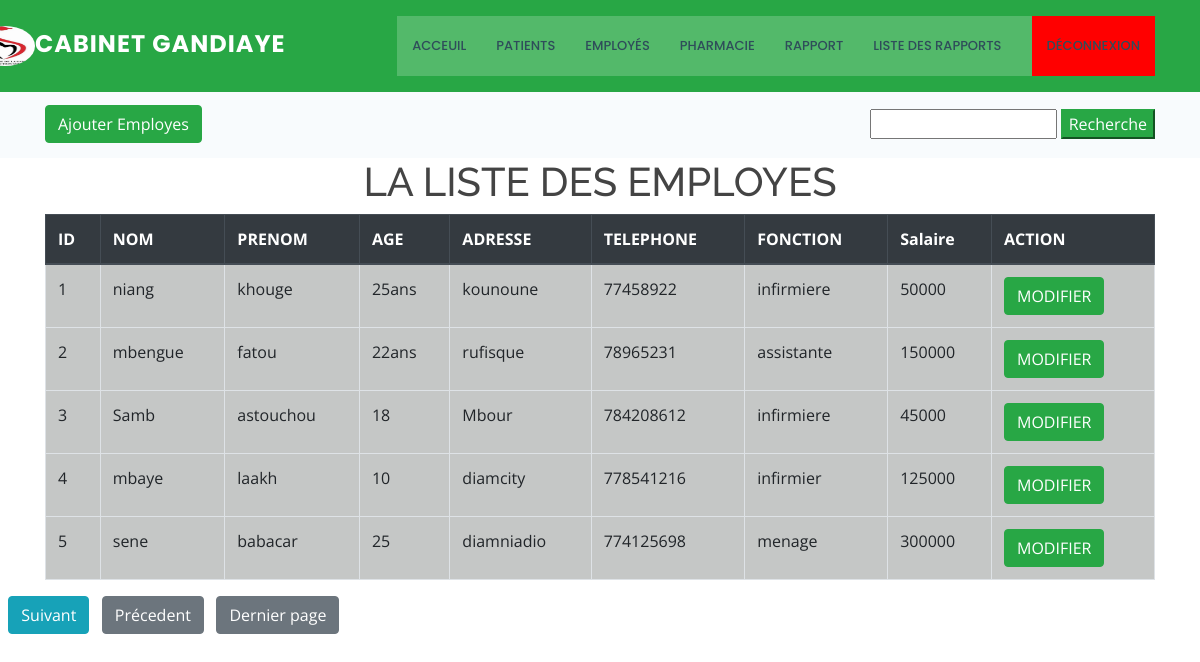
/employes.php (signed in), run on the app's committed database.
### tables this page shows
CREATE TABLE IF NOT EXISTS `employe` (
  `id_emp` int NOT NULL AUTO_INCREMENT,
  `prenom_emp` varchar(100) NOT NULL,
  `nom_emp` varchar(100) NOT NULL,
  `adr_emp` varchar(250) NOT NULL,
  `numtel_emp` varchar(15) NOT NULL,
  `cni` int NOT NULL,
  `age` varchar(15) NOT NULL,
  `fonc_emp` varchar(150) NOT NULL,
  PRIMARY KEY (`id_emp`)
);

### employes.php (the view, shortened to what this page needs)
<!DOCTYPE html>
<html lang="en">
<?php include 'nav.php'; ?>
    <section class="breadcrumbs">
      <div class="container">
        <div class="d-flex justify-content-between align-items-center">
          <ol>
            <li><a class='btn btn-success float-start' href="colorlib-regform-19/ajouteremp.php">Ajouter Employes</a></li>
          </ol>
                   <?php echo "<form class='form-signin' action='recemp.php' method='POST'>
<input type='text' name='requete' class='form-header'>
<input type='submit' value='Recherche' class='btn-success'>
</form>";
 ?>
        </div>
      </div>
    </section>
    <div class="container">
      <h1 style="text-align: center;">LA LISTE DES EMPLOYES</h1>
      <table class="table table-bordered">
        <thead class="thead-dark">
          <tr>
            <th>ID</th>
            <th>NOM</th>
            <th>PRENOM</th>
            <th>AGE</th>
            <th>ADRESSE</th>
            <th>TELEPHONE</th>
            <th>FONCTION</th>
            <th>Salaire</th>
            <th>ACTION</th>
          </tr>
        </thead>
        <tbody style="background-color: rgb(197,199,198);" >
  <?php
  include('connexion-db.php');
$req = 'SELECT  * FROM employe';
  $result = $conn->query($req);
  if ($result->num_rows > 0) {
    if (isset($_GET['page_no']) && $_GET['page_no']!="") {
    $page_no = $_GET['page_no'];
    } else {
        $page_no = 1;
        }
$total_records_per_page = 5;
$offset = ($page_no-1) * $total_records_per_page;
$previous_page = $page_no - 1;
$next_page = $page_no + 1;
$result_count = mysqli_query($conn,"SELECT COUNT(*) As total_records FROM employe");
    $total_records = mysqli_fetch_array($result_count);
    $total_records = $total_records['total_records'];
    $total_no_of_pages = ceil($total_records / $total_records_per_page);
    $result = mysqli_query($conn,"SELECT * FROM employe LIMIT $offset, $total_records_per_page");
        while($row = $result->fetch_assoc()) {
           echo "<tr><td>".$row["id_emp"]."</td><td>".$row["nom_emp"]."</td><td>".$row["prenom_emp"]."</td><td>".$row["age"]."</td><td>".$row["adr_emp"]."</td><td>".$row["numtel_emp"]."</td><td>".$row["fonc_emp"]."</td><td>".$row["cni"]."</td><td><a class='btn btn-success float-center' href='colorlib-regform-19/modifieremp.php?id_emp=".$row["id_emp"]."''>MODIFIER</a></td></tr></tr>";
    }
    echo "</table>";
  } else {
    echo '<p class="align-middle">La liste des employes est vide</p>';
  }
  echo '</div></div></div>';
    ?>
     <tr>
<td <?php if($page_no >= $total_no_of_pages){
echo "class='disabled'";
} ?>>
<a class='btn btn-info float-end' <?php if($page_no < $total_no_of_pages) {
echo "href='?page_no=$next_page'";
} ?>>Suivant</a>
</td>&nbsp;
<td <?php if($page_no <= 1){ echo "class='disabled'"; } ?>>
<a class='btn btn-secondary float-start' <?php if($page_no > 1){
echo "href='?page_no=$previous_page'";
} ?>>Précedent</a>
</td>&nbsp;
<?php if($page_no < $total_no_of_pages){
echo "<td><a class='btn btn-secondary float-start' href='?page_no=$total_no_of_pages'>Dernier page </a></td>";
}
?>
</tr>
</body>
</html>

### assets/css/style.css (style rules this page uses)
body { font-family: "Open Sans", sans-serif; color: #444444; }
a { color: #67b0d1; }
h1, h2, h3, h4, h5, h6 { font-family: "Raleway", sans-serif; }
section { padding: 60px 0; }
.breadcrumbs { padding: 15px 0; background-color: #f8fbfd; min-height: 40px; }
.breadcrumbs ol { display: flex; flex-wrap: wrap; list-style: none; padding: 0; margin: 0; font-size: 14px; }

### data on the page
employe: id_emp "1", nom_emp "niang", prenom_emp "khouge", age "25ans", adr_emp "kounoune", numtel_emp "77458922", fonc_emp "infirmiere", cni "50000"
employe: id_emp "2", nom_emp "mbengue", prenom_emp "fatou", age "22ans", adr_emp "rufisque", numtel_emp "78965231", fonc_emp "assistante", cni "150000"
employe: id_emp "3", nom_emp "Samb", prenom_emp "astouchou", age "18", adr_emp "Mbour", numtel_emp "784208612", fonc_emp "infirmiere", cni "45000"
employe: id_emp "4", nom_emp "mbaye", prenom_emp "laakh", age "10", adr_emp "diamcity", numtel_emp "778541216", fonc_emp "infirmier", cni "125000"
employe: id_emp "5", nom_emp "sene", prenom_emp "babacar", age "25", adr_emp "diamniadio", numtel_emp "774125698", fonc_emp "menage", cni "300000"
